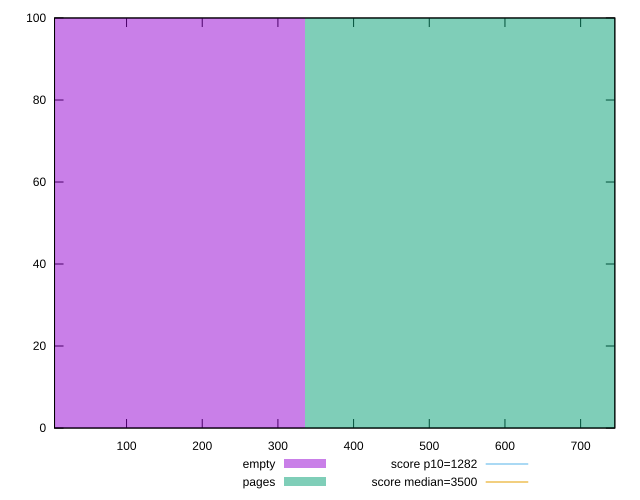

This figure's gnuplot source:
reset

$empty <<EOF
0 100
EOF

$pages <<EOF
672.7339895455498 100
EOF

set key outside below
set boxwidth 672.7339895455498
set xrange [4.844000000000001:745.1760000000008]
set yrange [0:100]
set trange [0:100]
set style fill transparent solid 0.5 noborder

set parametric
set terminal svg size 640, 500 enhanced background rgb 'white'
set output "report_00007_2020-12-11T15:55:29.892Z/bootup-time/comparison/histogram/0_vs_1.svg"

plot $empty title "empty" with boxes, \
     $pages title "pages" with boxes, \
     1282,t title "score p10=1282", \
     3500,t title "score median=3500"

reset
